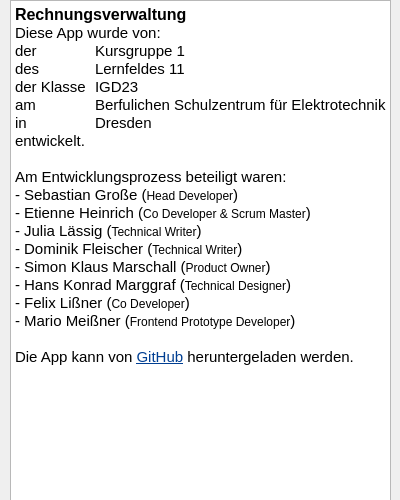
<?xml version="1.0" encoding="UTF-8"?>
<ui version="4.0">
 <class>Form</class>
 <widget class="QWidget" name="Form">
  <property name="geometry">
   <rect>
    <x>0</x>
    <y>0</y>
    <width>400</width>
    <height>500</height>
   </rect>
  </property>
  <property name="windowTitle">
   <string>Informationen zur App</string>
  </property>
  <widget class="QTextBrowser" name="textBrowser">
   <property name="geometry">
    <rect>
     <x>10</x>
     <y>0</y>
     <width>381</width>
     <height>501</height>
    </rect>
   </property>
   <property name="html">
    <string>&lt;!DOCTYPE HTML PUBLIC &quot;-//W3C//DTD HTML 4.0//EN&quot; &quot;http://www.w3.org/TR/REC-html40/strict.dtd&quot;&gt;
&lt;html&gt;&lt;head&gt;&lt;meta name=&quot;qrichtext&quot; content=&quot;1&quot; /&gt;&lt;meta charset=&quot;utf-8&quot; /&gt;&lt;style type=&quot;text/css&quot;&gt;
p, li { white-space: pre-wrap; }
hr { height: 1px; border-width: 0; }
li.unchecked::marker { content: &quot;\2610&quot;; }
li.checked::marker { content: &quot;\2612&quot;; }
&lt;/style&gt;&lt;/head&gt;&lt;body style=&quot; font-family:'Segoe UI'; font-size:9pt; font-weight:400; font-style:normal;&quot;&gt;
&lt;p style=&quot; margin-top:0px; margin-bottom:0px; margin-left:0px; margin-right:0px; -qt-block-indent:0; text-indent:0px;&quot;&gt;&lt;span style=&quot; font-size:12pt; font-weight:700;&quot;&gt;Rechnungsverwaltung&lt;/span&gt;&lt;/p&gt;
&lt;p style=&quot; margin-top:0px; margin-bottom:0px; margin-left:0px; margin-right:0px; -qt-block-indent:0; text-indent:0px;&quot;&gt;&lt;span style=&quot; font-size:11pt;&quot;&gt;Diese App wurde von:&lt;/span&gt;&lt;/p&gt;
&lt;p style=&quot; margin-top:0px; margin-bottom:0px; margin-left:0px; margin-right:0px; -qt-block-indent:0; text-indent:0px;&quot;&gt;&lt;span style=&quot; font-size:11pt;&quot;&gt;der	Kursgruppe 1&lt;/span&gt;&lt;/p&gt;
&lt;p style=&quot; margin-top:0px; margin-bottom:0px; margin-left:0px; margin-right:0px; -qt-block-indent:0; text-indent:0px;&quot;&gt;&lt;span style=&quot; font-size:11pt;&quot;&gt;des	Lernfeldes 11&lt;/span&gt;&lt;/p&gt;
&lt;p style=&quot; margin-top:0px; margin-bottom:0px; margin-left:0px; margin-right:0px; -qt-block-indent:0; text-indent:0px;&quot;&gt;&lt;span style=&quot; font-size:11pt;&quot;&gt;der Klasse	IGD23&lt;/span&gt;&lt;/p&gt;
&lt;p style=&quot; margin-top:0px; margin-bottom:0px; margin-left:0px; margin-right:0px; -qt-block-indent:0; text-indent:0px;&quot;&gt;&lt;span style=&quot; font-size:11pt;&quot;&gt;am	Berfulichen Schulzentrum für Elektrotechnik&lt;/span&gt;&lt;/p&gt;
&lt;p style=&quot; margin-top:0px; margin-bottom:0px; margin-left:0px; margin-right:0px; -qt-block-indent:0; text-indent:0px;&quot;&gt;&lt;span style=&quot; font-size:11pt;&quot;&gt;in	Dresden&lt;/span&gt;&lt;/p&gt;
&lt;p style=&quot; margin-top:0px; margin-bottom:0px; margin-left:0px; margin-right:0px; -qt-block-indent:0; text-indent:0px;&quot;&gt;&lt;span style=&quot; font-size:11pt;&quot;&gt;entwickelt.&lt;/span&gt;&lt;/p&gt;
&lt;p style=&quot;-qt-paragraph-type:empty; margin-top:0px; margin-bottom:0px; margin-left:0px; margin-right:0px; -qt-block-indent:0; text-indent:0px; font-size:11pt;&quot;&gt;&lt;br /&gt;&lt;/p&gt;
&lt;p style=&quot; margin-top:0px; margin-bottom:0px; margin-left:0px; margin-right:0px; -qt-block-indent:0; text-indent:0px;&quot;&gt;&lt;span style=&quot; font-size:11pt;&quot;&gt;Am Entwicklungsprozess beteiligt waren:&lt;/span&gt;&lt;/p&gt;
&lt;p style=&quot; margin-top:0px; margin-bottom:0px; margin-left:0px; margin-right:0px; -qt-block-indent:0; text-indent:0px;&quot;&gt;&lt;span style=&quot; font-size:11pt;&quot;&gt;- Sebastian Große (&lt;/span&gt;Head Developer&lt;span style=&quot; font-size:11pt;&quot;&gt;)&lt;/span&gt;&lt;/p&gt;
&lt;p style=&quot; margin-top:0px; margin-bottom:0px; margin-left:0px; margin-right:0px; -qt-block-indent:0; text-indent:0px;&quot;&gt;&lt;span style=&quot; font-size:11pt;&quot;&gt;- Etienne Heinrich (&lt;/span&gt;Co Developer &amp;amp; Scrum Master&lt;span style=&quot; font-size:11pt;&quot;&gt;)&lt;/span&gt;&lt;/p&gt;
&lt;p style=&quot; margin-top:0px; margin-bottom:0px; margin-left:0px; margin-right:0px; -qt-block-indent:0; text-indent:0px;&quot;&gt;&lt;span style=&quot; font-size:11pt;&quot;&gt;- Julia Lässig (&lt;/span&gt;Technical Writer&lt;span style=&quot; font-size:11pt;&quot;&gt;)&lt;/span&gt;&lt;/p&gt;
&lt;p style=&quot; margin-top:0px; margin-bottom:0px; margin-left:0px; margin-right:0px; -qt-block-indent:0; text-indent:0px;&quot;&gt;&lt;span style=&quot; font-size:11pt;&quot;&gt;- Dominik Fleischer (&lt;/span&gt;Technical Writer&lt;span style=&quot; font-size:11pt;&quot;&gt;)&lt;/span&gt;&lt;/p&gt;
&lt;p style=&quot; margin-top:0px; margin-bottom:0px; margin-left:0px; margin-right:0px; -qt-block-indent:0; text-indent:0px;&quot;&gt;&lt;span style=&quot; font-size:11pt;&quot;&gt;- Simon Klaus Marschall (&lt;/span&gt;Product Owner&lt;span style=&quot; font-size:11pt;&quot;&gt;)&lt;/span&gt;&lt;/p&gt;
&lt;p style=&quot; margin-top:0px; margin-bottom:0px; margin-left:0px; margin-right:0px; -qt-block-indent:0; text-indent:0px;&quot;&gt;&lt;span style=&quot; font-size:11pt;&quot;&gt;- Hans Konrad Marggraf (&lt;/span&gt;Technical Designer&lt;span style=&quot; font-size:11pt;&quot;&gt;)&lt;/span&gt;&lt;/p&gt;
&lt;p style=&quot; margin-top:0px; margin-bottom:0px; margin-left:0px; margin-right:0px; -qt-block-indent:0; text-indent:0px;&quot;&gt;&lt;span style=&quot; font-size:11pt;&quot;&gt;- Felix Lißner (&lt;/span&gt;Co Developer&lt;span style=&quot; font-size:11pt;&quot;&gt;)&lt;/span&gt;&lt;/p&gt;
&lt;p style=&quot; margin-top:0px; margin-bottom:0px; margin-left:0px; margin-right:0px; -qt-block-indent:0; text-indent:0px;&quot;&gt;&lt;span style=&quot; font-size:11pt;&quot;&gt;- Mario Meißner (&lt;/span&gt;Frontend Prototype Developer&lt;span style=&quot; font-size:11pt;&quot;&gt;)&lt;/span&gt;&lt;/p&gt;
&lt;p style=&quot;-qt-paragraph-type:empty; margin-top:0px; margin-bottom:0px; margin-left:0px; margin-right:0px; -qt-block-indent:0; text-indent:0px; font-size:11pt;&quot;&gt;&lt;br /&gt;&lt;/p&gt;
&lt;p style=&quot; margin-top:0px; margin-bottom:0px; margin-left:0px; margin-right:0px; -qt-block-indent:0; text-indent:0px;&quot;&gt;&lt;span style=&quot; font-size:11pt;&quot;&gt;Die App kann von &lt;/span&gt;&lt;a href=&quot; https://github.com/SIMKCN/LF11-Projekt &quot;&gt;&lt;span style=&quot; font-size:11pt; text-decoration: underline; color:#003e92;&quot;&gt;GitHub&lt;/span&gt;&lt;/a&gt;&lt;span style=&quot; font-size:11pt;&quot;&gt; heruntergeladen werden.&lt;/span&gt;&lt;/p&gt;&lt;/body&gt;&lt;/html&gt;</string>
   </property>
  </widget>
 </widget>
 <resources/>
 <connections/>
</ui>
